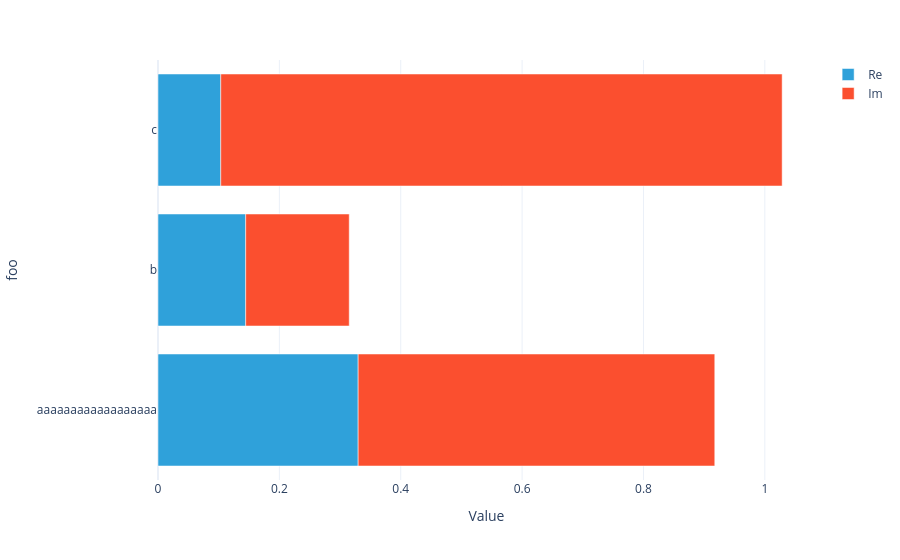

Notebook source saved alongside this figure:
### Code cell
(U1 + U2).visualize()

### Figure 1 — Plotly figure (JSON) as saved in the notebook; plotly's stock layout.template omitted (floating-point values rounded to 4 significant figures)
{"data": [{"hovertemplate": "Part=Re<br>Value=%{x}<br>foo=%{y}<extra></extra>", "legendgroup": "Re", "marker": {"color": "#2fa1da", "pattern": {"shape": ""}}, "name": "Re", "orientation": "h", "showlegend": true, "textposition": "auto", "type": "bar", "x": [0.3299, 0.1445, 0.1034], "xaxis": "x", "y": ["aaaaaaaaaaaaaaaaaa", "b", "c"], "yaxis": "y"}, {"hovertemplate": "Part=Im<br>Value=%{x}<br>foo=%{y}<extra></extra>", "legendgroup": "Im", "marker": {"color": "#fb4f2f", "pattern": {"shape": ""}}, "name": "Im", "orientation": "h", "showlegend": true, "textposition": "auto", "type": "bar", "x": [0.5876, 0.1706, 0.9251], "xaxis": "x", "y": ["aaaaaaaaaaaaaaaaaa", "b", "c"], "yaxis": "y"}], "layout": {"barmode": "relative", "legend": {"title": {}, "tracegroupgap": 0}, "margin": {"t": 60}, "xaxis": {"anchor": "y", "domain": [0, 1], "title": {"text": "Value"}}, "yaxis": {"anchor": "x", "domain": [0, 1], "title": {"text": "foo"}}}}
